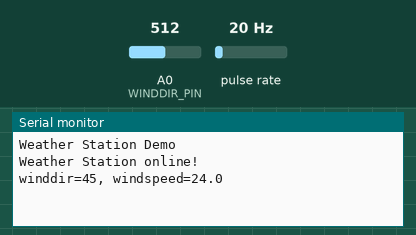
Bench run of a sketch on a simulated Arduino Zero (SAMD21). On the bench: the last lines printed to the serial monitor. Wiring (inferred from the names in the program): pulse sensor: data D3. The test bench sets the inputs (shaded band); at power-on: pulse rate 20 Hz, A0 (WINDDIR_PIN) = 512.

Above: at 1.2 s.
1.3 s: pulse rate (sensor on D3) set to 4 Hz
At 2.5 s:
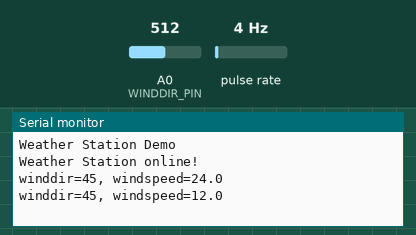
2.8 s: A0 (WINDDIR_PIN) set to 550
At 3.3 s:
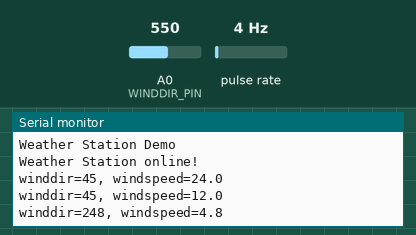
4.3 s: pulse rate (sensor on D3) set to 50 Hz
At 5.6 s:
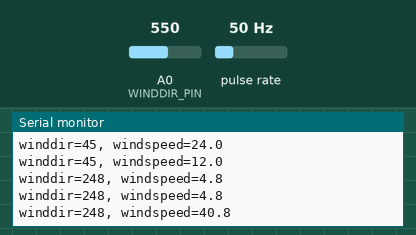
5.8 s: A0 (WINDDIR_PIN) set to 530
At 6.8 s:
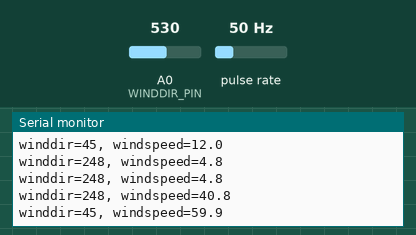
Timing chart, 0 to 8.3 s (numbered marks = the images above; inputs shaded):
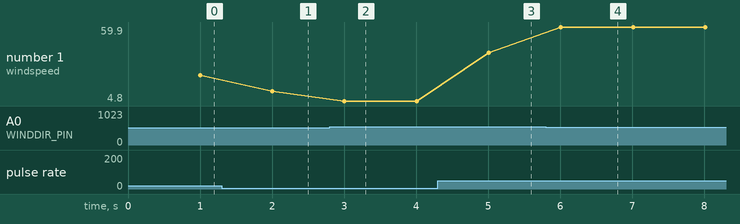

The sketch:

ejemplo_anemometro.ino
```cpp
/*
 * Weather Station demo code
 *
 * Sensors included: wind speed, wind direction
 *
 * This program measures each sensor once per second
 */


// Hardware pin definitions
const byte WINDSPEED_PIN = 3;
const byte WINDDIR_PIN = A0;

//Global Variables
volatile long lastWindIRQ = 0;
volatile byte windClicks  = 0;

long lastWindCheck = 0;
long lastSecond;


void setup()
{
    SerialUSB.begin(115200);
    while (!SerialUSB);
    SerialUSB.println("Weather Station Demo");

    pinMode(WINDSPEED_PIN, INPUT);

    lastSecond = millis();

    // attach external interrupt pins to IRQ functions
    attachInterrupt(3, windspeedIRQ, FALLING);

    // turn on interrupts
    interrupts();

    SerialUSB.println("Weather Station online!");
}


void loop()
{
  // trigger the measurements once per second
  if(millis() - lastSecond >= 1000)
    {
    lastSecond += 1000;

    // instant values
    int   winddir   = get_wind_direction();
    float windspeed = get_wind_speed();

    SerialUSB.print("winddir=");
    SerialUSB.print(winddir);
    SerialUSB.print(", windspeed=");
    SerialUSB.print(windspeed, 1);
    SerialUSB.println();
    }
  delay(50);
}


//Interrupt routines
void windspeedIRQ()
// Activated by the magnet in the anemometer (2 ticks per rotation), attached to input D3
{
    if (millis() - lastWindIRQ > 10) // Ignore bounce glitches (240km/h max reading)
    {
        lastWindIRQ = millis();
        windClicks++;
    }
}


// return speed in km/h
float get_wind_speed()
{
    float deltaTime = (millis() - lastWindCheck) / 1000.0;
    float wspeed = (float)windClicks / deltaTime;
    wspeed *= 1.2; //1 turn/sec = 2 click/sec = 2.4km/h

    windClicks = 0;
    lastWindCheck = millis();

    return(wspeed);
}


// return heading in degrees
int get_wind_direction()
{
    unsigned int adc = analogRead(WINDDIR_PIN); // get the current reading from the sensor

    if (adc < 92) return (113);
    if (adc < 105) return (68);
    if (adc < 125) return (90);
    if (adc < 170) return (158);
    if (adc < 230) return (135);
    if (adc < 280) return (203);
    if (adc < 350) return (180);
    if (adc < 440) return (23);
    if (adc < 540) return (45);
    if (adc < 622) return (248);
    if (adc < 675) return (225);
    if (adc < 750) return (338);
    if (adc < 815) return (0);
    if (adc < 865) return (293);
    if (adc < 923) return (315);
    if (adc < 985) return (270);
    return (-1); // error, disconnected?
}
```

Measured:
- after the input at 1.3 s, the serial monitor: prints a new line after 0.70 s (image 1)
- after the input at 2.8 s, the serial monitor: prints a new line after 0.20 s (image 2)
- after the input at 4.3 s, the serial monitor: prints a new line after 0.71 s (image 3)
- after the input at 5.8 s, the serial monitor: prints a new line after 0.21 s (image 4)
- plotted number 1: 24 → 12 after the input at 1.3 s, 4.8 → 40.8 after the input at 4.3 s
